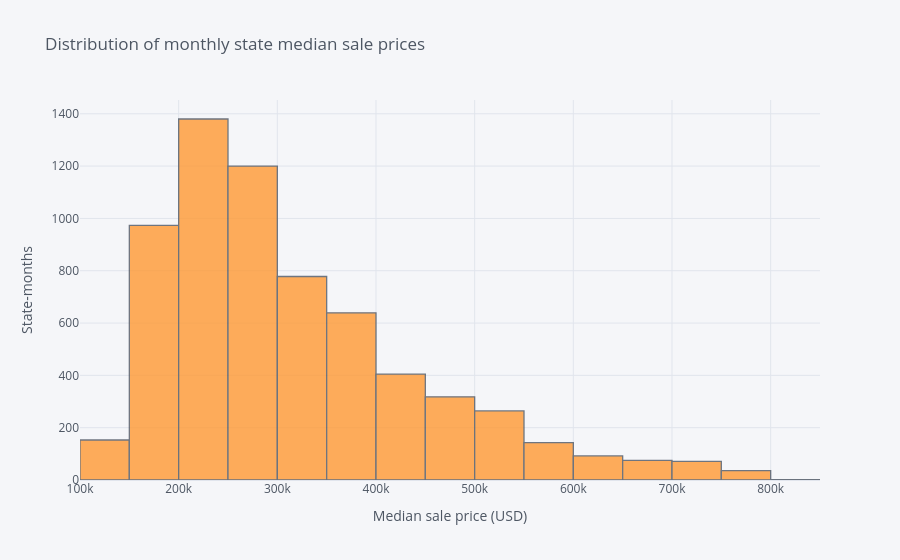

Write notebook code for a chart like this one.
### Markdown cell above
## EDA 3 — Distribution (histogram)

Is median sale price symmetric, or do a few expensive state-months pull the tail?

### Code cell
df_clean['MEDIAN_SALE_PRICE'].iplot(
    kind='hist',
    bins=30,
    title='Distribution of monthly state median sale prices',
    xTitle='Median sale price (USD)',
    yTitle='State-months'
)

### Figure 1 — Plotly figure (JSON) as saved in the notebook; plotly's stock layout.template omitted (floating-point values rounded to 4 significant figures; data arrays with more than 128 entries replaced by an {"elided": "..."} marker saying what was removed)
{"data": [{"histfunc": "count", "histnorm": "", "marker": {"color": "rgba(255, 153, 51, 1.0)", "line": {"color": "#4D5663", "width": 1.3}}, "name": "MEDIAN_SALE_PRICE", "nbinsx": 30, "opacity": 0.8, "orientation": "v", "type": "histogram", "x": {"elided": "6528 int values"}}], "layout": {"barmode": "overlay", "legend": {"bgcolor": "#F5F6F9", "font": {"color": "#4D5663"}}, "paper_bgcolor": "#F5F6F9", "plot_bgcolor": "#F5F6F9", "title": {"font": {"color": "#4D5663"}, "text": "Distribution of monthly state median sale prices"}, "xaxis": {"gridcolor": "#E1E5ED", "showgrid": true, "tickfont": {"color": "#4D5663"}, "title": {"font": {"color": "#4D5663"}, "text": "Median sale price (USD)"}, "zerolinecolor": "#E1E5ED"}, "yaxis": {"gridcolor": "#E1E5ED", "showgrid": true, "tickfont": {"color": "#4D5663"}, "title": {"font": {"color": "#4D5663"}, "text": "State-months"}, "zerolinecolor": "#E1E5ED"}}}
